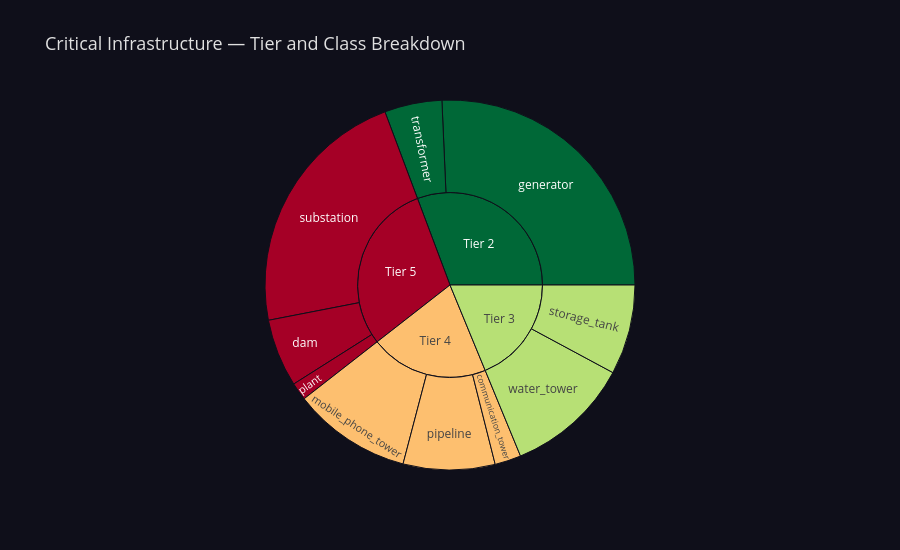

Notebook code cell kept with this figure:
### Code cell
# =============================================================================
# Step 6 Visualization -- Asset Criticality Tiers
# =============================================================================

tier_class_pd = asset_criticality.groupBy("criticality_tier", "class").count() \
    .orderBy(F.desc("criticality_tier"), F.desc("count")).toPandas()
tier_class_pd["tier_label"] = "Tier " + tier_class_pd["criticality_tier"].astype(str)

plot_setup_step6_tiers(tier_class_pd)

### Figure 1 — Plotly figure (JSON) as saved in the notebook; plotly's stock layout.template omitted (floating-point values rounded to 4 significant figures)
{"data": [{"branchvalues": "total", "customdata": [[5.0], [5.0], [5.0], [4.0], [4.0], [4.0], [3.0], [3.0], [2.0], [2.0], [5.0], [4.0], [3.0], [2.0]], "domain": {"x": [0, 1], "y": [0, 1]}, "hovertemplate": "labels=%{label}<br>count=%{value}<br>parent=%{parent}<br>id=%{id}<br>criticality_tier=%{color}<extra></extra>", "ids": ["Tier 5/substation", "Tier 5/dam", "Tier 5/plant", "Tier 4/mobile_phone_tower", "Tier 4/pipeline", "Tier 4/communication_tower", "Tier 3/water_tower", "Tier 3/storage_tank", "Tier 2/generator", "Tier 2/transformer", "Tier 5", "Tier 4", "Tier 3", "Tier 2"], "labels": ["substation", "dam", "plant", "mobile_phone_tower", "pipeline", "communication_tower", "water_tower", "storage_tank", "generator", "transformer", "Tier 5", "Tier 4", "Tier 3", "Tier 2"], "marker": {"coloraxis": "coloraxis", "colors": [5.0, 5.0, 5.0, 4.0, 4.0, 4.0, 3.0, 3.0, 2.0, 2.0, 5.0, 4.0, 3.0, 2.0]}, "name": "", "parents": ["Tier 5", "Tier 5", "Tier 5", "Tier 4", "Tier 4", "Tier 4", "Tier 3", "Tier 3", "Tier 2", "Tier 2", "", "", "", ""], "type": "sunburst", "values": [17510.0, 4649.0, 1219.0, 8131.0, 6283.0, 1798.0, 8563.0, 6156.0, 20150.0, 3937.0, 23380.0, 16210.0, 14720.0, 24080.0]}], "layout": {"coloraxis": {"colorbar": {"title": {"text": "criticality_tier"}}, "colorscale": [[0, "rgb(0,104,55)"], [0.1, "rgb(26,152,80)"], [0.2, "rgb(102,189,99)"], [0.3, "rgb(166,217,106)"], [0.4, "rgb(217,239,139)"], [0.5, "rgb(255,255,191)"], [0.6, "rgb(254,224,139)"], [0.7, "rgb(253,174,97)"], [0.8, "rgb(244,109,67)"], [0.9, "rgb(215,48,39)"], [1, "rgb(165,0,38)"]], "showscale": false}, "font": {"color": "#e0e0e0"}, "height": 550, "legend": {"tracegroupgap": 0}, "paper_bgcolor": "#0f0f1a", "title": {"font": {"size": 18}, "text": "Critical Infrastructure — Tier and Class Breakdown"}}}
